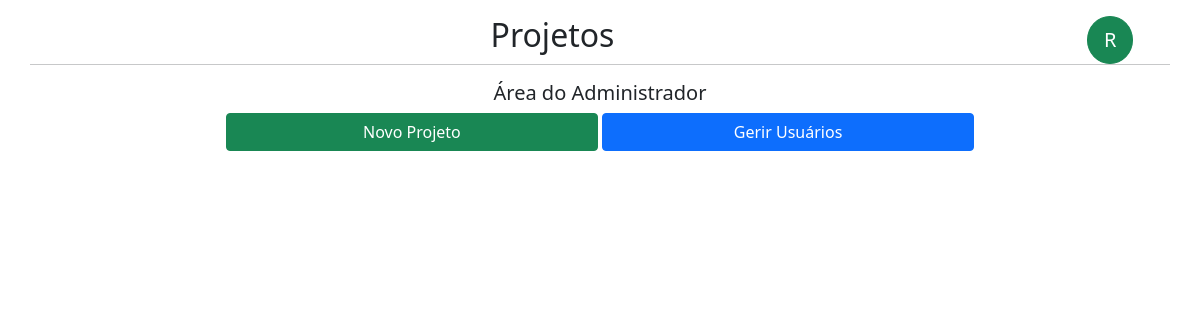
Page /frontend/projetos.php (signed in) on the earlier database version.
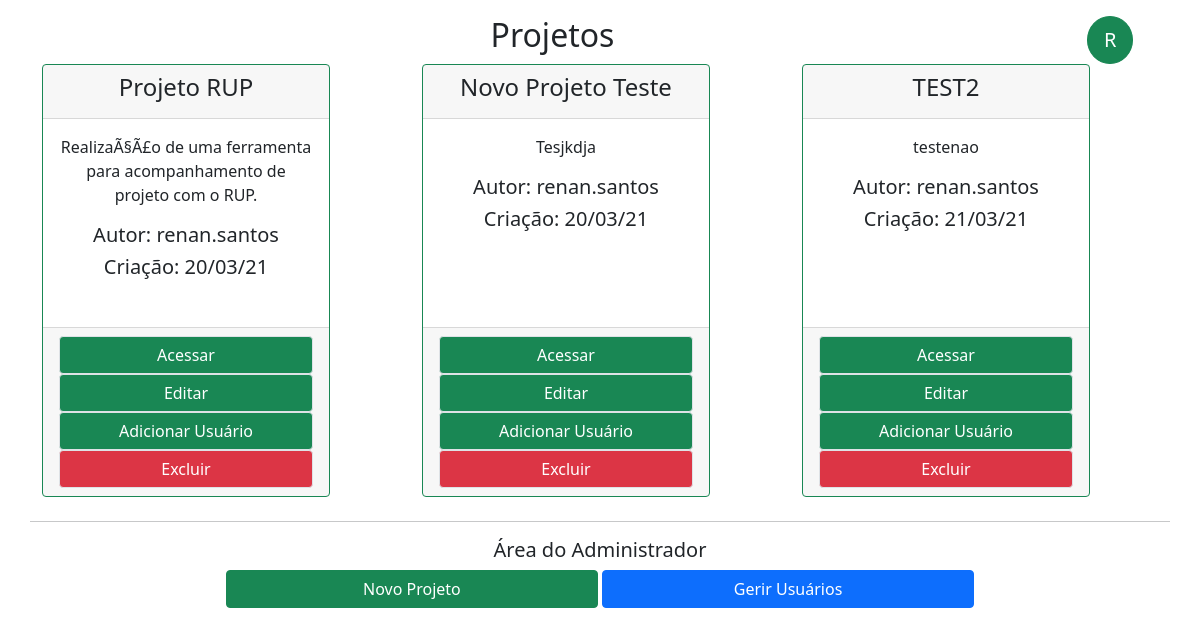
Same page on the later database version.
### tables this page shows
CREATE TABLE `projeto` (
  `id` int(11) NOT NULL,
  `nome` varchar(45) NOT NULL,
  `autor` int(11) NOT NULL,
  `descricao` tinytext NOT NULL,
  `created_at` timestamp NOT NULL DEFAULT current_timestamp()
);

CREATE TABLE `users` (
  `id` int(11) NOT NULL,
  `user` varchar(45) NOT NULL,
  `email` varchar(45) NOT NULL,
  `password` varchar(45) NOT NULL,
  `admin` tinyint(1) NOT NULL DEFAULT 0
);

### frontend/projetos.php (the view, shortened to what this page needs)
<?php
$user = $_SESSION["user"];
$idUser = $_SESSION['idUser'];
$admin = $_SESSION["admin"];
require_once("../backend/conexao.php");
$consulta = "SELECT p.*, u.user as autor FROM projeto p INNER JOIN users_projeto us ON (p.id = us.projeto) INNER JOIN users u ON (p.autor = u.id) WHERE us.user = '$idUser'";
$resutado = mysqli_query($conexao, $consulta);
$projetos = [];
while ($row = mysqli_fetch_assoc($resutado)) {
    $data = new DateTime($row["created_at"]);
    $data = $data->format("d/m/y");
    $projetos[] = [
        "id" => $row["id"],
        "nome" => $row["nome"],
        "autor" => $row["autor"],
        "descricao" => $row["descricao"],
        "data" => $data
    ];
}
?>
<!DOCTYPE html>
<html lang="pt-br">
<head>
    <link href="https://cdn.jsdelivr.net/npm/bootstrap@5.0.0-beta2/dist/css/bootstrap.min.css" rel="stylesheet">
</head>
<body>
    <div class="container">
        <div class="row mt-3">
            <div class="col-md-11">
                <h2 class="text-center">Projetos</h2>
            </div>
            <div class="col-md-1">
                <div class="btn-group dropend">
                    <button class="btn btn-success btn-lg text-uppercase rounded-circle pb-md-2 pt-md-2 ps-md-3 pe-md-3" type="button" data-bs-toggle="dropdown" aria-expanded="false">
                        <?php echo str_split($user)[0];?>
                    </button>
                </div>
            </div>
        </div>
        <div class="row">
            <?php foreach ($projetos as $key => $value) { ?>
                <div class="col-md-4 pb-4">
                    <div class="card text-dark border-success mb-3 text-center" style="max-width: 18rem; height: 100%">
                        <div class="card-header"><h4><?php echo $value["nome"];?></h4></div>
                        <div class="card-body">
                            <p class="card-text">
                                <?php echo $value["descricao"]?>
                                <h5>Autor: <?php echo $value["autor"];?></h5>
                                <h5>Criação: <?php echo $value["data"];?></h5>
                            </p>
                        </div>
                        <div class="card-footer">
                            <a href="canvas.php?projeto=<?php echo $value["id"];?>" class="btn btn-success col-md-12 border">Acessar</a>
                            <?php if($admin){
                                $parametros = "'".$value["nome"]."','".$value["descricao"]."','".$value["id"]."'";
                                ?>
                                <button type="button" class="btn btn-success col-md-12 border" data-bs-toggle="modal" data-bs-target="#editProjeto" onclick="editProjeto(<?php echo $parametros;?>)">Editar</button>
                                <a href="adicionarUsuario.php?projeto=<?php echo $value["id"];?>" class="btn btn-success col-md-12 border">Adicionar Usuário</a>
                                <button type="button" class="btn btn-danger col-md-12 border" data-bs-toggle="modal" data-bs-target="#excluirProjeto" onclick="excluirProjeto(<?php echo $parametros;?>)">Excluir</button>
                            <?php }?>
                        </div>
                    </div>
                </div>
            <?php }?>
        </div>
        <?php if($admin){?>
            <div class="row">
                <hr>
                <div class="col-md-12 text-center"><h5>Área do Administrador</h5></div>
                <div class="col-md-12 text-center">
                    <button type="button" class="btn btn-success col-md-4" data-bs-toggle="modal" data-bs-target="#editProjeto">Novo Projeto</button>
                    <a href="novoUsuario.php" class="btn btn-primary col-md-4">Gerir Usuários</a>
                </div>
            </div>
        <?php }?>
    </div>
</body>
</html>

Differences in the rows shown:
added projeto: nome "Projeto RUP", descricao "RealizaÃ§Ã£o de uma ferramenta para acompanhamento de projeto com o RUP.", users.user "renan.santos", data "20/03/21"
added projeto: nome "Novo Projeto Teste", descricao "Tesjkdja", users.user "renan.santos", data "20/03/21"
added projeto: nome "TEST2", descricao "testenao", users.user "renan.santos", data "21/03/21"
